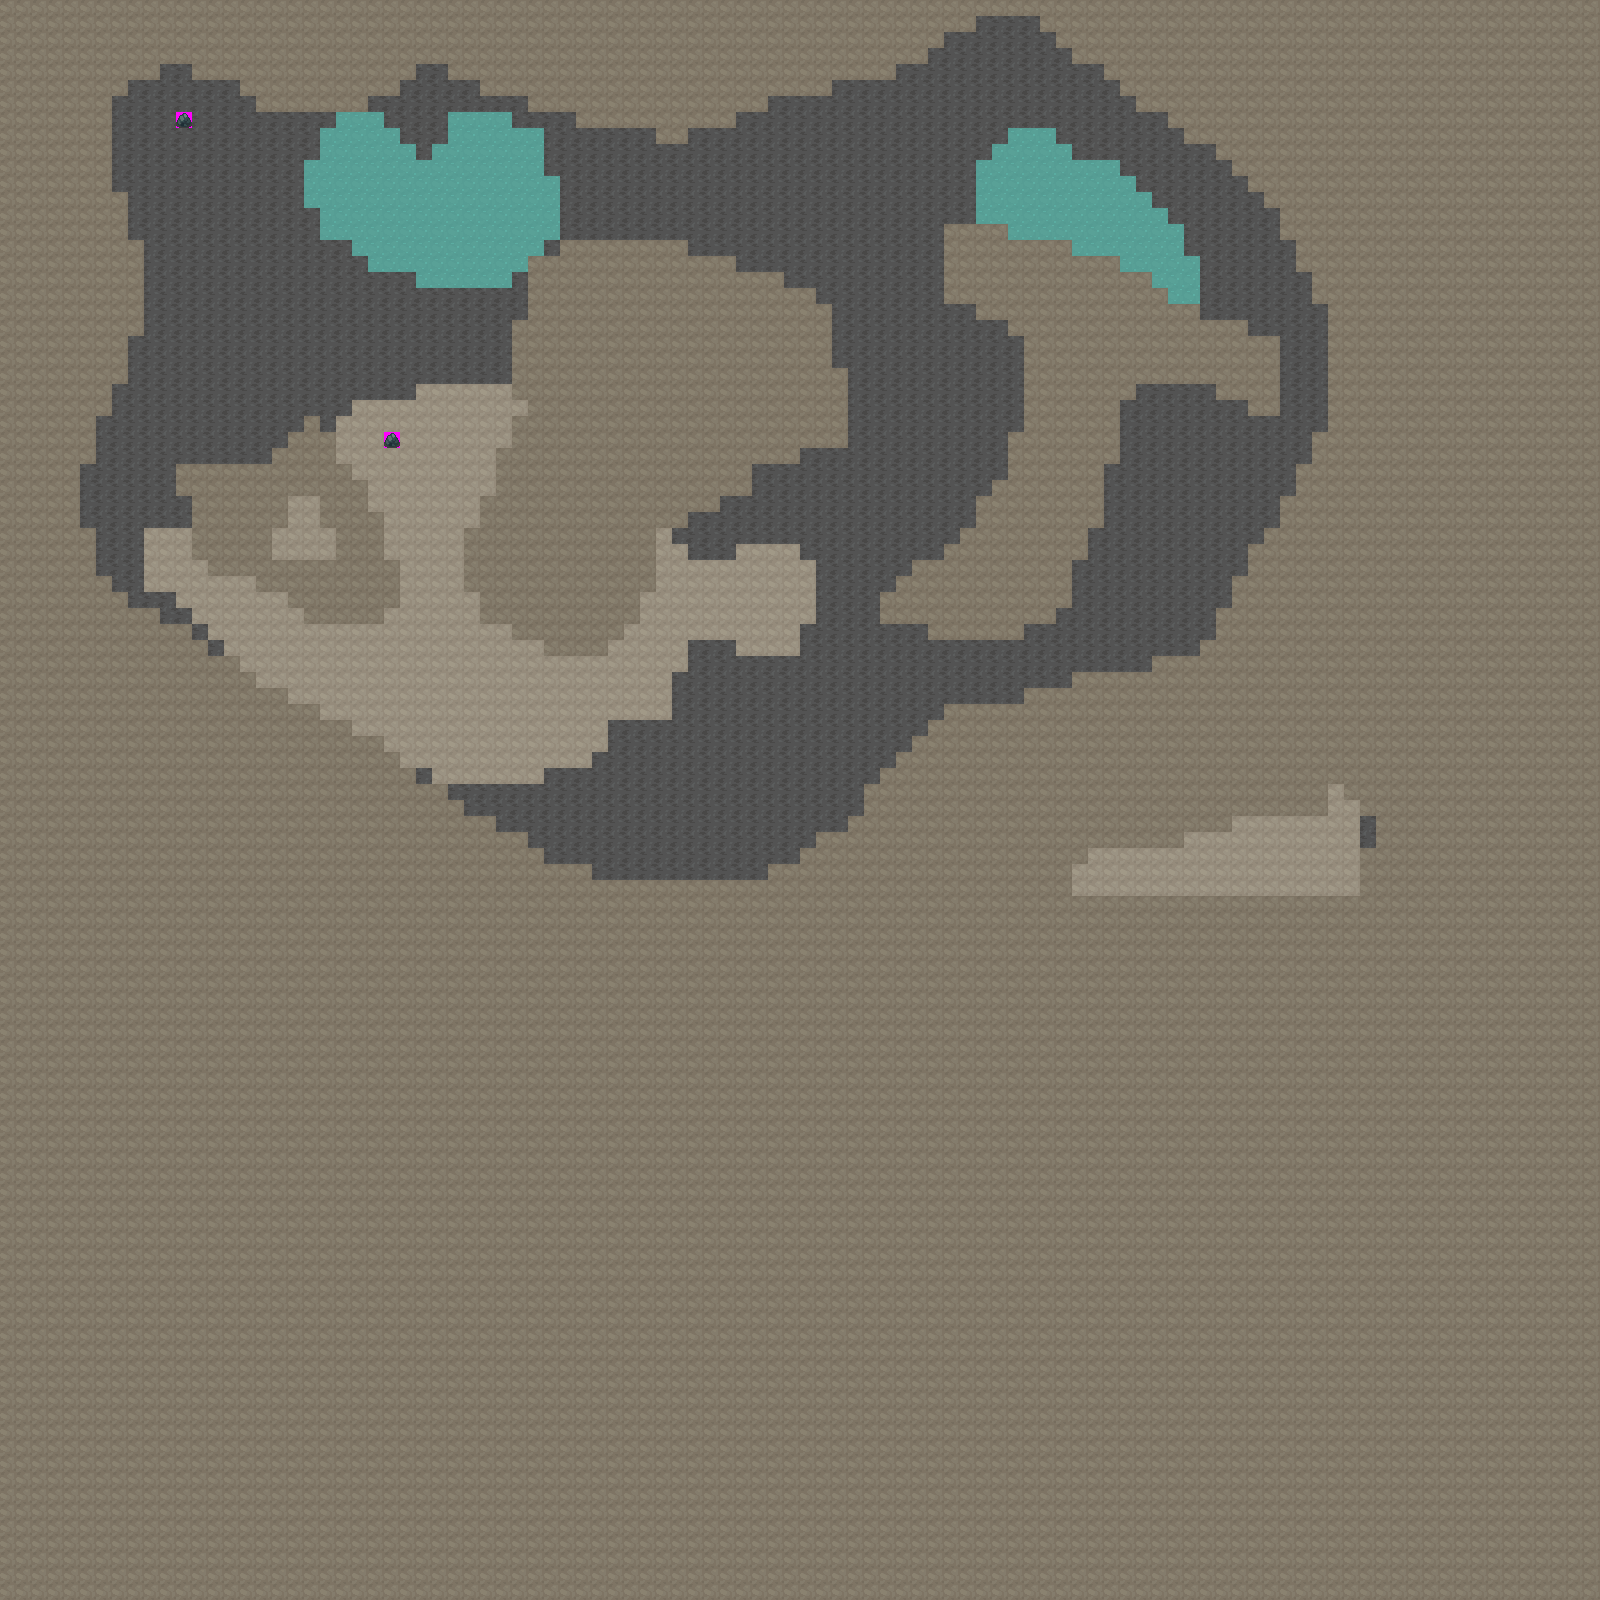

Tiled map render using the project's own tile images. Description and the map definition, with tile-layer contents summarised, below:
An orthogonal 100x100 tile map with 16x16 px tiles, 2 tile layers (floor, overlay), 2 tilesets.

<map version="1.0" orientation="orthogonal" renderorder="right-down" width="100" height="100" tilewidth="16" tileheight="16" nextobjectid="1">
 <tileset firstgid="1" name="floor" tilewidth="16" tileheight="16" tilecount="256" columns="16">
  <image source="../tilesets/tileset_floor.png" width="256" height="256" />
 </tileset>
 <tileset firstgid="257" name="overlay" tilewidth="16" tileheight="16" tilecount="256" columns="16">
  <image source="../tilesets/tileset_overlay.png" width="256" height="256" />
 </tileset>
 <layer name="floor" width="100" height="100">
  <data>[10000 cells, 10000 non-empty, 3 distinct tile ids]</data>
 </layer>
 <layer name="overlay" width="100" height="100">
  <data>[10000 cells, 7768 non-empty, 3 distinct tile ids]</data>
 </layer>
</map>